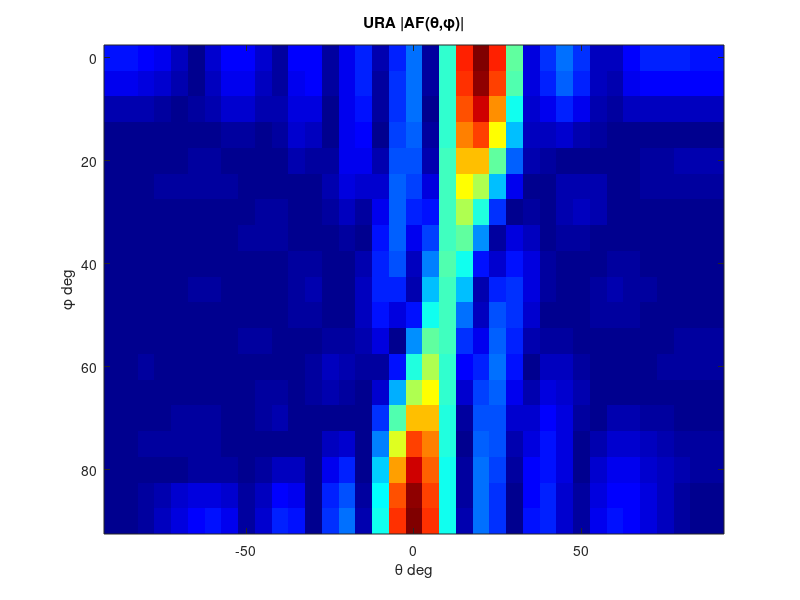

Write MATLAB code to recreate this figure.
% Плоская решётка (URA)
% Двумерная диаграмма сетки Nx×Ny

Nx = 8; Ny = 8; thetaScan = 20;
thv = -90:5:90; phv = 0:5:90;
AFp = zeros(numel(phv), numel(thv));
for ip = 1:numel(phv)
    for it = 1:numel(thv)
        s = 0;
        for ix = 1:Nx
            for iy = 1:Ny
                s = s + exp(1i*pi*((ix-1)*sind(thv(it))*cosd(phv(ip)) + (iy-1)*sind(thv(it))*sind(phv(ip)) - (ix-1)*sind(thetaScan)*cosd(phv(ip))));
            end
        end
        AFp(ip,it) = abs(s)/(Nx*Ny);
    end
end
figure;
imagesc(thv, phv, AFp);
colormap('jet');
title('URA |AF(\theta,\phi)|');
xlabel('\theta deg'); ylabel('\phi deg');

%{
@play
{
 "title": "Planar array (URA)",
 "groups": [
  {
   "name": "Grid",
   "controls": [
    {
     "var": "Nx",
     "label": "Nx",
     "min": 4,
     "max": 16,
     "step": 2,
     "default": 8
    },
    {
     "var": "Ny",
     "label": "Ny",
     "min": 4,
     "max": 16,
     "step": 2,
     "default": 8
    },
    {
     "var": "thetaScan",
     "label": "θ scan",
     "min": -60,
     "max": 60,
     "step": 5,
     "default": 20
    }
   ]
  }
 ]
}
%}
